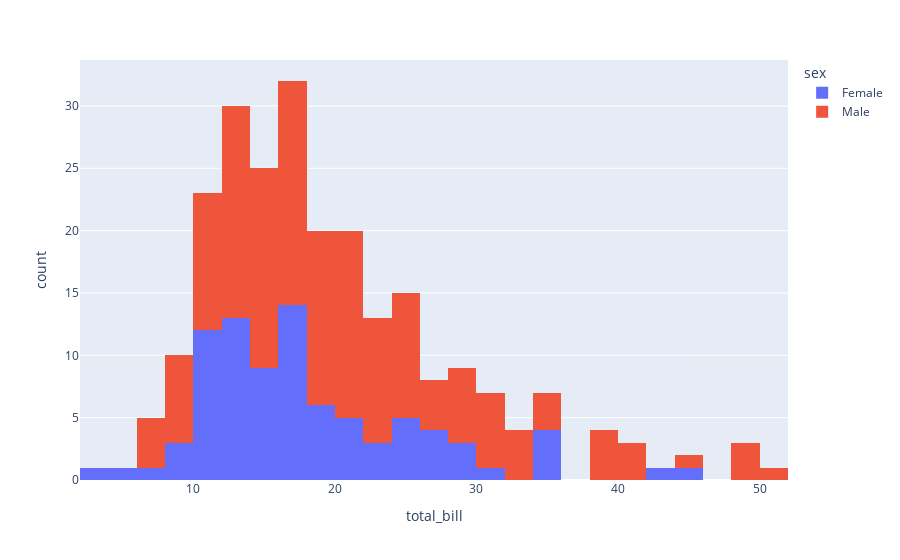

Notebook code cell kept with this figure:
### Code cell
import plotly.express as px
import pandas as pd

# reading the database
data = pd.read_csv("tips.csv")

# plotting the scatter chart
fig = px.histogram(data, x='total_bill', color='sex')

# showing the plot
fig.show()

### Figure 1 — Plotly figure (JSON) as saved in the notebook; plotly's stock layout.template omitted (floating-point values rounded to 4 significant figures; data arrays with more than 128 entries replaced by an {"elided": "..."} marker saying what was removed)
{"data": [{"alignmentgroup": "True", "bingroup": "x", "hovertemplate": "sex=Female<br>total_bill=%{x}<br>count=%{y}<extra></extra>", "legendgroup": "Female", "marker": {"color": "#636efa", "pattern": {"shape": ""}}, "name": "Female", "offsetgroup": "Female", "orientation": "v", "showlegend": true, "type": "histogram", "x": [16.99, 24.59, 35.26, 14.83, 10.33, 16.97, 20.29, 15.77, 19.65, 15.06, 20.69, 16.93, 10.29, 34.81, 26.41, 16.45, 3.07, 17.07, 26.86, 25.28, 14.73, 10.07, 34.83, 5.75, 16.32, 22.75, 11.35, 15.38, 44.3, 22.42, 20.92, 14.31, 7.25, 25.71, 17.31, 10.65, 12.43, 24.08, 13.42, 12.48, 29.8, 14.52, 11.38, 20.27, 11.17, 12.26, 18.26, 8.51, 10.33, 14.15, 13.16, 17.47, 27.05, 16.43, 8.35, 18.64, 11.87, 29.85, 25, 13.39, 16.21, 17.51, 10.59, 10.63, 9.6, 20.9, 18.15, 19.81, 43.11, 13, 12.74, 13, 16.4, 16.47, 12.76, 13.27, 28.17, 12.9, 30.14, 13.42, 15.98, 16.27, 10.09, 22.12, 35.83, 27.18, 18.78], "xaxis": "x", "yaxis": "y"}, {"alignmentgroup": "True", "bingroup": "x", "hovertemplate": "sex=Male<br>total_bill=%{x}<br>count=%{y}<extra></extra>", "legendgroup": "Male", "marker": {"color": "#EF553B", "pattern": {"shape": ""}}, "name": "Male", "offsetgroup": "Male", "orientation": "v", "showlegend": true, "type": "histogram", "x": {"elided": "157 float values"}, "xaxis": "x", "yaxis": "y"}], "layout": {"barmode": "relative", "legend": {"title": {"text": "sex"}, "tracegroupgap": 0}, "margin": {"t": 60}, "xaxis": {"anchor": "y", "domain": [0, 1], "title": {"text": "total_bill"}}, "yaxis": {"anchor": "x", "domain": [0, 1], "title": {"text": "count"}}}}
